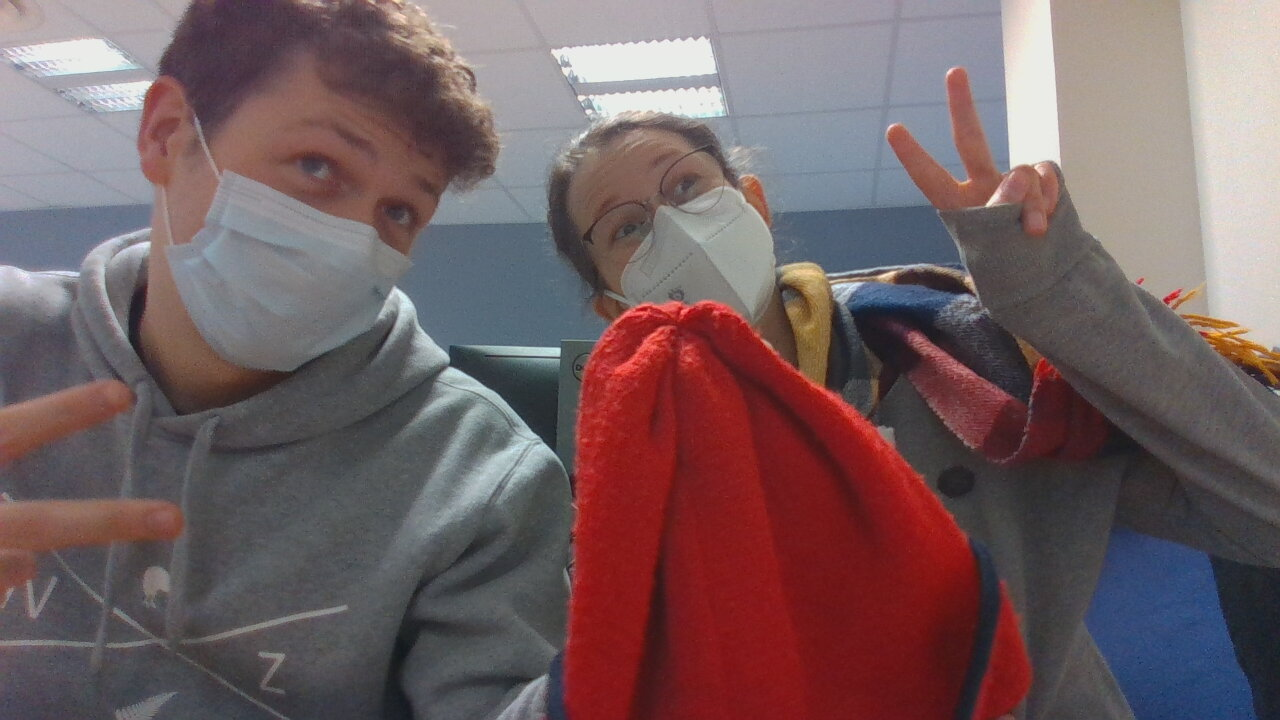
#> input picture vision_test/scripts/moin.jpg, 1280 x 720 px
$ python kmeans.py
#> lines starting #> are read from the running program, lines starting #| are printed output that depends on the picture
#!/usr/bin/env python3
from sklearn.cluster import KMeans
import matplotlib.pyplot as plt
import cv2
import numpy as np

def centroid_histogram(clt):
    numLabels = np.arange(0, len(np.unique(clt.labels_)) + 1)
    (hist, _) = np.histogram(clt.labels_, bins=numLabels)

    # normalize the histogram, such that it sums to one
    hist = hist.astype("float")
    hist /= hist.sum()

    return hist

def plot_colors(hist, centroids):
    bar = np.zeros((50, 300, 3), dtype="uint8")
    startX = 0

    # loop over the percentage of each cluster and the color of
    # each cluster
    for (percent, color) in zip(hist, centroids):
        # plot the relative percentage of each cluster
        endX = startX + (percent * 300)
        cv2.rectangle(bar, (int(startX), 0), (int(endX), 50),
                      color.astype("uint8").tolist(), -1)
        startX = endX

    return bar


#Ensuite charger une image et la convertir de BGR à RGB si nécessaire et l’afficher :
image = cv2.imread('./moin.jpg')
#> image is the input picture: shape (720, 1280, 3); mean B, G, R 98.1, 95.3, 115.7
image = cv2.cvtColor(image, cv2.COLOR_BGR2RGB)
plt.figure()
plt.axis("off")
plt.imshow(image)

n_clusters=5
image = image.reshape((image.shape[0] * image.shape[1], 3))
clt = KMeans(n_clusters = n_clusters )
clt.fit(image)

hist = centroid_histogram(clt)
bar = plot_colors(hist, clt.cluster_centers_)
#> after the loop in plot_colors, `for (percent, color) in zip(hist, centroids):`:
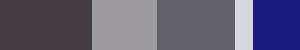
#> bar: shape (50, 300, 3); mean of channels 0, 1, 2 115.6, 94.8, 97.6; drawn as B, G, R
plt.figure()
plt.axis("off")
plt.imshow(bar)
plt.show()
